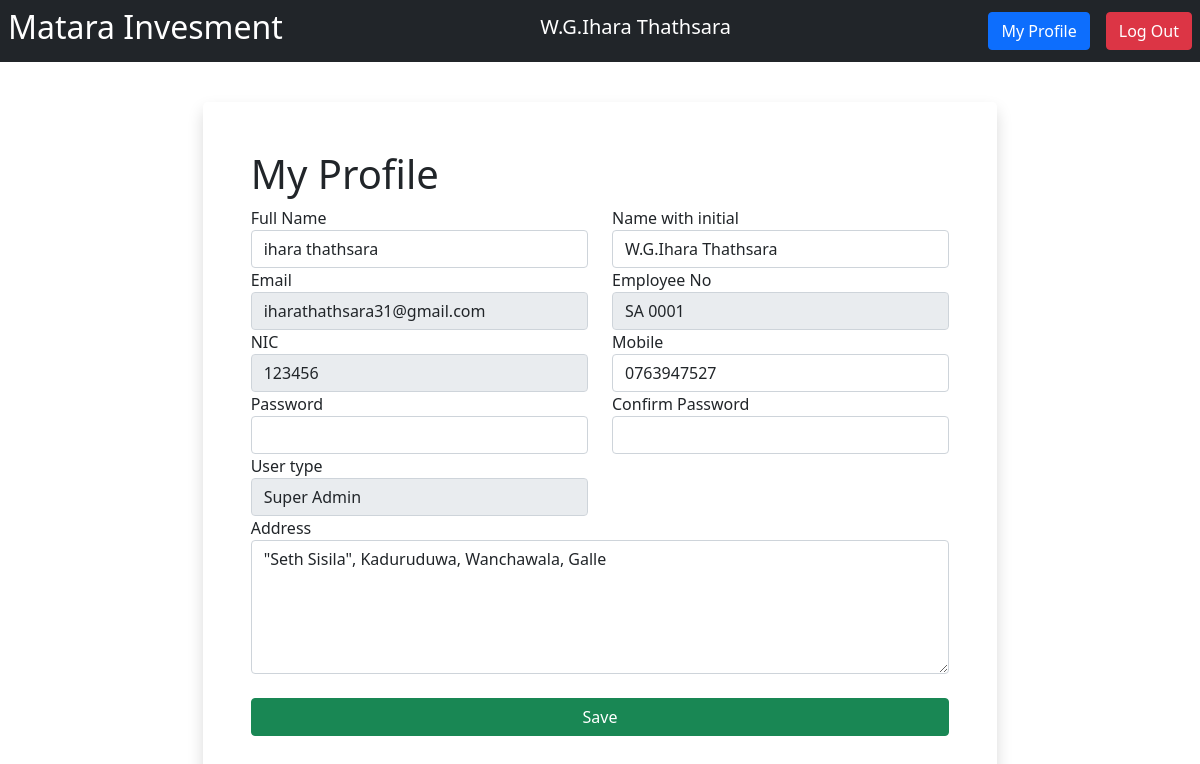
The page /my-profile.php (signed in) on the database as committed earlier.
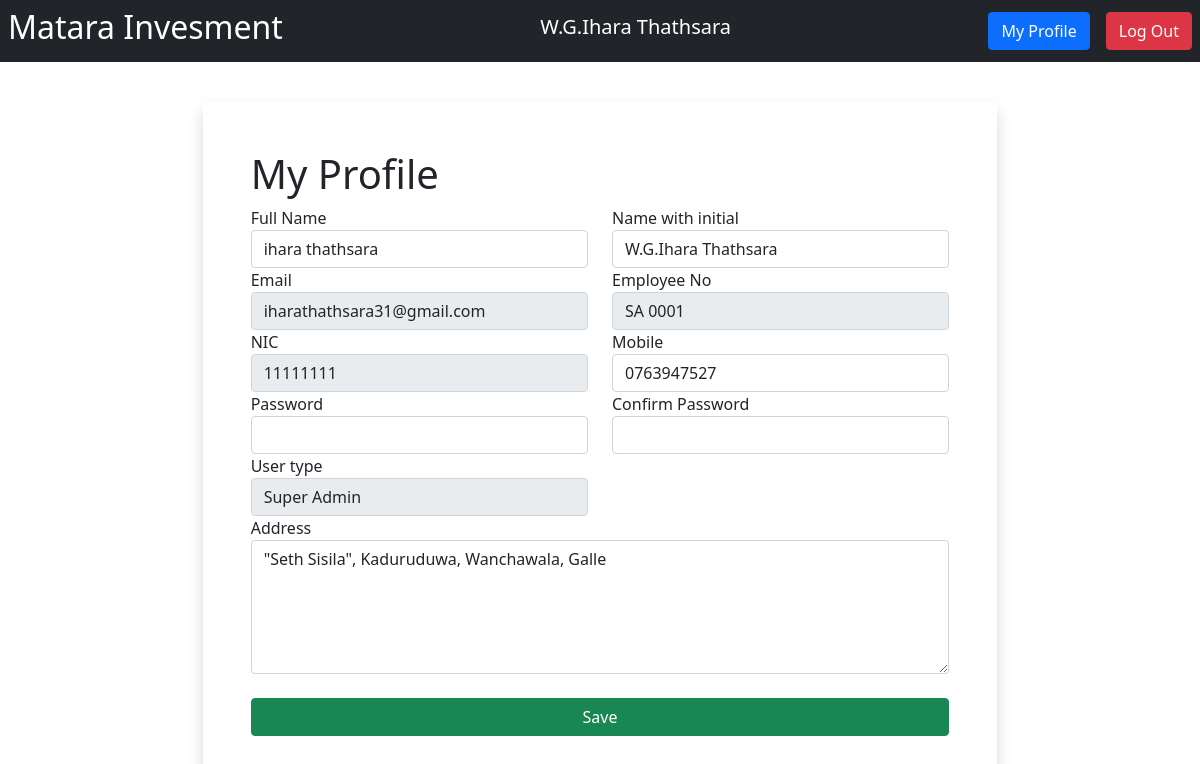
The same page on the database as committed later.
### tables this page shows
CREATE TABLE IF NOT EXISTS `user` (
  `id` int NOT NULL AUTO_INCREMENT,
  `emp_no` varchar(50) DEFAULT NULL,
  `full_name` varchar(50) DEFAULT NULL,
  `name_with_initial` varchar(50) DEFAULT NULL,
  `email` varchar(50) DEFAULT NULL,
  `mobile` varchar(10) DEFAULT NULL,
  `nic` varchar(10) DEFAULT NULL,
  `password` text,
  `address` varchar(50) DEFAULT NULL,
  `user_type_id` int DEFAULT NULL,
  `user_status_id` int DEFAULT '1',
  `created_at` timestamp NULL DEFAULT CURRENT_TIMESTAMP,
  `updated_at` timestamp NOT NULL DEFAULT CURRENT_TIMESTAMP ON UPDATE CURRENT_TIMESTAMP,
  PRIMARY KEY (`id`),
  KEY `FK_user_user_type` (`user_type_id`),
  KEY `FK_user_user_status` (`user_status_id`),
  CONSTRAINT `FK_user_user_status` FOREIGN KEY (`user_status_id`) REFERENCES `user_status` (`id`),
  CONSTRAINT `FK_user_user_type` FOREIGN KEY (`user_type_id`) REFERENCES `user_type` (`id`)
);

### connection.php (called while the page is built, shortened)
<?php
class Database {
    public static $connection;
    public static function setUpConnection() {
        if (!isset(Database::$connection)) {
            Database::$connection = new mysqli("localhost", "root", "password", "dbname", "3306");
        }
    }
    public static function search($query, $params = [], $types = "") {
        if (empty($params)) {
            $result = Database::$connection->query($query);
        } else {
            $stmt = Database::$connection->prepare($query);
            $stmt->bind_param($types, ...$params);
            $stmt->execute();
            $result = $stmt->get_result();
        }
        return $result;
    }
}
?>

### my-profile.php (the view, shortened to what the changed rows need)
<?php
if (isset($_SESSION["user"])) {
    require "connection.php";
?>
    <!DOCTYPE html>
    <html lang="en">
    <head>
        <link rel="stylesheet" href="bootstrap.css" />
        <link rel="stylesheet" href="style.css" />
    </head>
    <body>
        <div class="container-fluid">
            <div class="row">
                <?php
                require "header.php";
                ?>
                <div class="col-12 mt-4 p-3">
                    <div class="row d-flex justify-content-center">
                        <div class="col-12 col-md-10 col-lg-8 rounded-3 shadow p-5">
                            <div class="row">
                                <?php
                                $user_rs = Database::search("SELECT * FROM `user` WHERE `id`=?", [$_SESSION["user"]["id"]], "s");
                                $user_data = $user_rs->fetch_assoc();
                                ?>
                                <h1>My Profile</h1>
                                <div class="col-12 col-lg-6">
                                    <label for="fullName">Full Name</label>
                                    <input type="text" class="form-control" id="fullName" value="<?php echo $user_data["full_name"]; ?>" />
                                </div>
                                <div class="col-12 col-lg-6">
                                    <label for="nameWithInitial">Name with initial</label>
                                    <input type="text" class="form-control" id="nameWithInitial" value="<?php echo $user_data["name_with_initial"]; ?>" />
                                </div>
                                <div class="col-12 col-lg-6">
                                    <label for="email">Email</label>
                                    <input type="text" class="form-control" id="email" value="<?php echo $user_data["email"]; ?>" disabled />
                                </div>
                                <div class="col-12 col-lg-6">
                                    <label for="empNo">Employee No</label>
                                    <input type="text" class="form-control" id="empNo" value="<?php echo $user_data["emp_no"]; ?>" disabled />
                                </div>
                                <div class="col-12 col-lg-6">
                                    <label for="nic">NIC</label>
                                    <input type="text" class="form-control" id="nic" value="<?php echo $user_data["nic"]; ?>" disabled />
                                </div>
                                <div class="col-12 col-lg-6">
                                    <label for="mobile">Mobile</label>
                                    <input type="text" class="form-control" id="mobile" value="<?php echo $user_data["mobile"]; ?>" />
                                </div>
                                <div class="col-12 col-lg-6">
                                    <label for="password">Password</label>
                                    <input type="password" class="form-control" id="password" />
                                </div>
                                <div class="col-12 col-lg-6">
                                    <label for="cPassword">Confirm Password</label>
                                    <input type="password" class="form-control" id="cPassword" />
                                </div>
                                <?php
                                $userTYpe_rs = Database::search("SELECT * FROM `user_type` WHERE `id`=?", [$user_data["user_type_id"]], "s");
                                $userTYpe_data = $userTYpe_rs->fetch_assoc();
                                ?>
                                <div class="col-12 col-lg-6">
                                    <label for="userType">User type</label>
                                    <input type="text" class="form-control" id="mobile" value="<?php echo $userTYpe_data["name"]; ?>" disabled />
                                </div>
                                <div class="col-12">
                                    <label for="address">Address</label>
                                    <Textarea class="form-control" id="address" rows="5"><?php echo $user_data["address"]; ?></Textarea>
                                </div>
                                <div class="col-12 mt-4 px-4">
                                    <div class="row">
                                        <button class="btn btn-success" onclick="updateMyProfile();">Save</button>
                                    </div>
                                </div>
                            </div>
                        </div>
                    </div>
                </div>
            </div>
        </div>
    </body>
    </html>
<?php
} else {
    header("Location: login.php");
}
?>

Rows that differ between the two databases and show on the page:
changed user "ihara thathsara": nic "123456" → "11111111"
